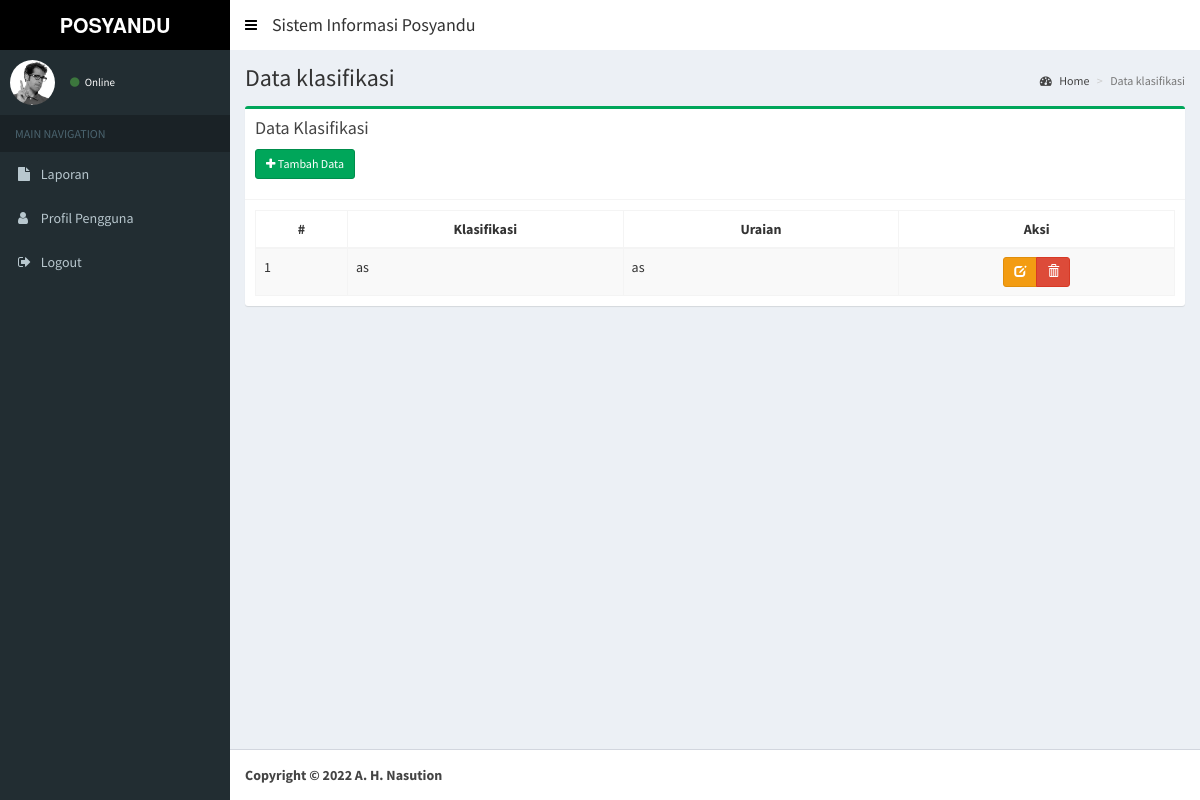
Before: /index.php/klasifikasi with the older database file.
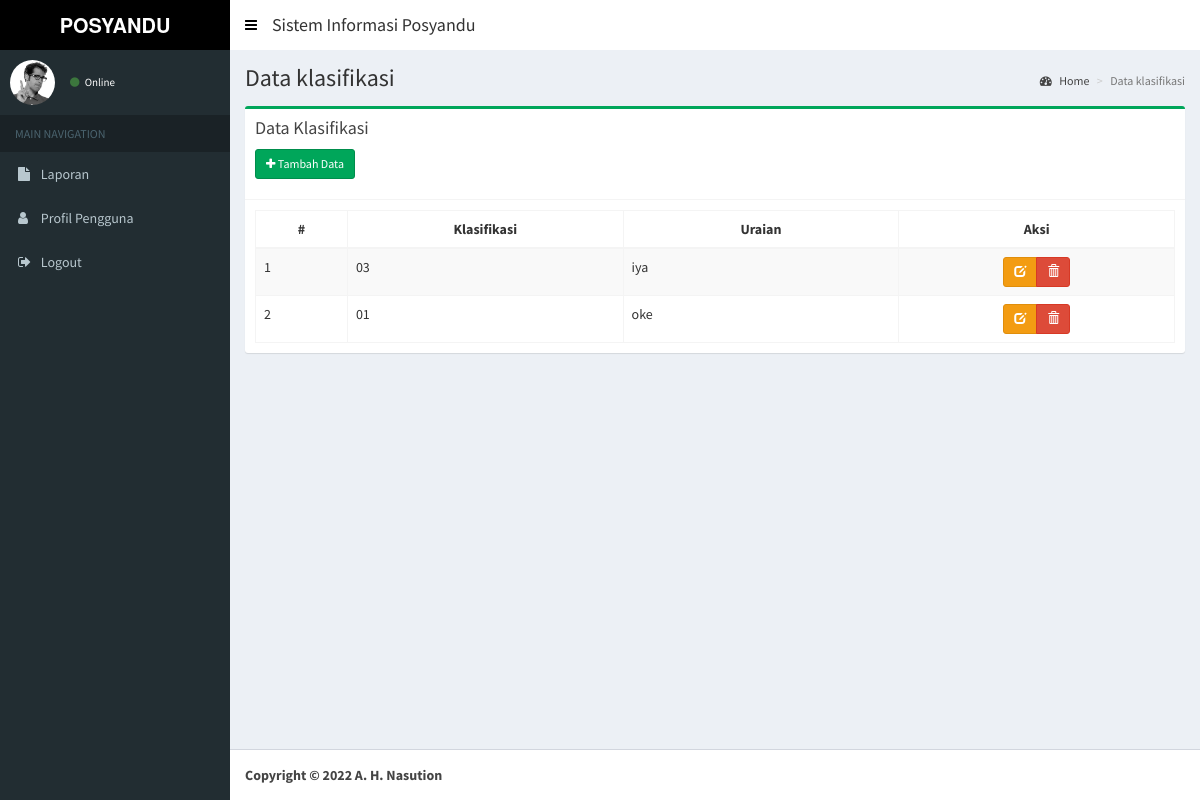
After: the same page with the newer database file.
### tables this page shows
CREATE TABLE `klasifikasi` (
  `kode_klasifikasi` int NOT NULL,
  `klasifikasi` varchar(50) NOT NULL,
  `uraian` varchar(100) NOT NULL
);

### application/views/layout/v_content.php (called while the page is built, shortened)
 	<?php
	if ($content)
	{
		$this->load->view($content);
	}
?>

### application/controllers/Klasifikasi.php (called while the page is built, shortened)
<?php
class klasifikasi extends CI_Controller {
	public function __construct()
	{
		$this->load->model('klasifikasi_model', 'klasifikasi');
		$this->load->helper('tgl_indo');
		$this->load->helper('security');
	}
	public function index()
	{
		$data = array(
			'title'			=> 'SISTEM SURAT',
			'judul'			=> 'Data klasifikasi',
			'data' 			=> $this->klasifikasi->tabel()->result(),
			'content'		=> 'klasifikasi/v_content',
			'ajax'	 		=> 'klasifikasi/v_ajax'
		);
		$this->load->view('layout/v_wrapper', $data, FALSE);
	}
}

### index.php (called while the page is built, shortened)
<?php
require_once BASEPATH.'core/CodeIgniter.php';

### application/models/Klasifikasi_model.php (called while the page is built, shortened)
<?php
class Klasifikasi_model extends CI_Model {
	public function tabel($where = null)
	{
		if($where == null){
			$this->db->select('*');
			$this->db->from('klasifikasi');
			$this->db->order_by('klasifikasi.kode_klasifikasi', 'Asc');
			$query = $this->db->get();
		}else{
			$this->db->select('*');
			$this->db->from('klasifikasi');
			$this->db->order_by('klasifikasi.kode_klasifikasi', 'Asc');
			$this->db->where($where);
			$query = $this->db->get();
		}
		return $query;
	}
}

### application/views/klasifikasi/v_content.php (the view, shortened to what this page needs)
<section class="content-header">
  <h1>
    <?= $judul ?>
  </h1>
  <ol class="breadcrumb">
    <li><a href="<?= base_url() ?>dashboard"><i class="fa fa-dashboard"></i> Home</a></li>
    <li class="active"><?= $judul ?></li>
  </ol>
</section>
<section class="content">
  <div class="row">
    <div class="col-xs-12">
      <div class="box box-success">
        <div class="box-header with-border">
          <h3 class="box-title">Data Klasifikasi</h3>
          <div style="padding-top: 10px;">
          <p><a href="<?= base_url(); ?>klasifikasi/add" class="btn btn-sm btn-success icon-btn"><i class="fa fa-plus"></i> Tambah Data</a></p>
          </div>
        </div>
        <div class="box-body">
          <table id="example1" class="table table-bordered table-striped" style="width: 100%;">
              <thead>
                  <tr>
                      <th style="width: 5%;text-align: center;">#</th>
                      <th style="width: 15%;text-align: center;">Klasifikasi</th>
                      <th style="width: 15%;text-align: center;">Uraian</th>
                      <th style="width: 15%;text-align: center;">Aksi</th>
                  </tr>
              </thead>
              <tbody>
                  <?php $total= 0; $no=1; foreach($data as $row){  ?>
                  <tr>
                      <td><?= $no++ ?></td>
                      <td><?= $row->klasifikasi ?></td>
                      <td><?= $row->uraian ?></td>
                      <td style="text-align: center;">
                          <form action="<?= base_url() ?>klasifikasi/delete/<?= $row->kode_klasifikasi ?>" method="post">
                              <div class="btn-group">
                                  <a href="<?= base_url() ?>klasifikasi/edit/<?= $row->kode_klasifikasi ?>" class=" btn btn-sm btn-warning" data-toggle="tooltip" title="Edit"><span class="glyphicon glyphicon-edit"></span></a>
                                  <button class="btn btn-sm btn-danger" type="submit" onclick="return confirm('Yakin ingin menghapus data?')" data-toggle="tooltip" title="Hapus"><span class="glyphicon glyphicon-trash"></span></button>
                              </div>
                          </form>
                      </td>
                  </tr>
                <?php } ?>
              </tbody>
          </table>
        </div>
      </div>
    </div>
  </div>
</section>

Changed rows visible on the page:
removed klasifikasi: klasifikasi "as", uraian "as"
added klasifikasi: klasifikasi "03", uraian "iya"
added klasifikasi: klasifikasi "01", uraian "oke"
